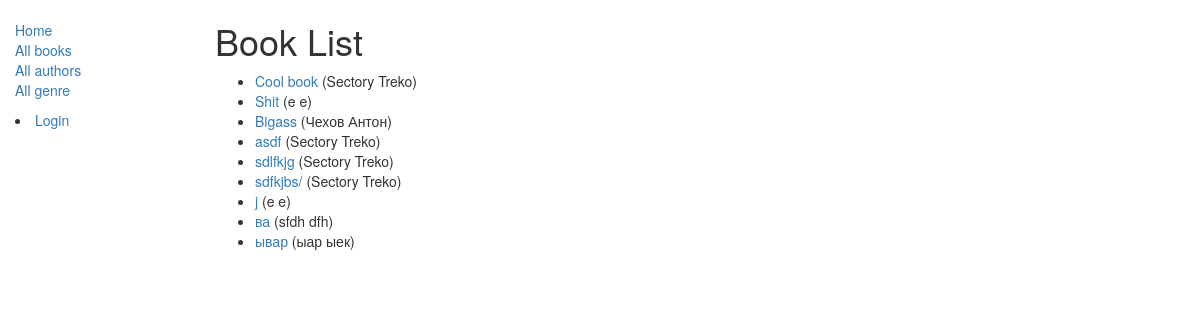
/books_catalog/books/, run on the app's committed database.
### books_catalog/models.py (models this page shows, shortened)
class Book(models.Model):
    title = models.CharField(max_length=200)
    author = models.ForeignKey('Author', on_delete=models.SET_NULL, null=True)
    language = models.ForeignKey(Language, on_delete=models.SET_NULL, null=True)
    summary = models.TextField(max_length=1000, help_text="Enter a brief description of the book")
    genre = models.ManyToManyField(Genre, help_text="Select a genre for this book")
    history = models.TextField(help_text="Enter a genre story")
    def get_absolute_url(self):
        return reverse('book-detail', args=[str(self.id)])
    def display_genre(self):
        """
        Creates a string for the Genre. This is required to display genre in Admin.
        """
        return ', '.join([genre.name for genre in self.genre.all()[:3]])
    display_genre.short_description = 'Genre'

class Author(models.Model):
    first_name = models.CharField(max_length=100)
    last_name = models.CharField(max_length=100)
    date_of_birth = models.DateField(null=True, blank=True)
    date_of_death = models.DateField('Died', null=True, blank=True)
    biography = models.TextField(help_text="Enter an author biography")
    gallery = models.ImageField
    def __str__(self):
        return '{0} {1}'.format(self.last_name, self.first_name)
    class Meta:
        ordering = ['last_name']

### books_catalog/views.py (the view)
# urls.py: path('books/', views.BookListView.as_view(), name='books'),
class BookListView(generic.ListView):
    model = Book
    paginate_by = 10
    def get_context_data(self, **kwargs):
        context = super(BookListView, self).get_context_data(**kwargs)
        context['some_data'] = 'This is just some data'
        return context

### books_catalog/templates/books_catalog/book_list.html
{% extends "base_generic.html" %}
{% block content %}
    <h1>Book List</h1>
    {% if book_list %}
    <ul>
      {% for book in book_list %}
      <li>
        <a href="{{ book.get_absolute_url }}">{{ book.title }}</a> ({{book.author}})
      </li>
      {% endfor %}
    </ul>
    {% else %}
      <p>There are no books in the library.</p>
    {% endif %}
{% endblock %}

### data on the page
Book: title "Cool book", author "Sectory Treko"
Book: title "Shit", author "e e"
Book: title "Bigass", author "Чехов Антон"
Book: title "asdf", author "Sectory Treko"
Book: title "sdlfkjg", author "Sectory Treko"
Book: title "sdfkjbs/", author "Sectory Treko"
Book: title "j", author "e e"
Book: title "ва", author "sfdh dfh"
Book: title "ывар", author "ыар ыек"
